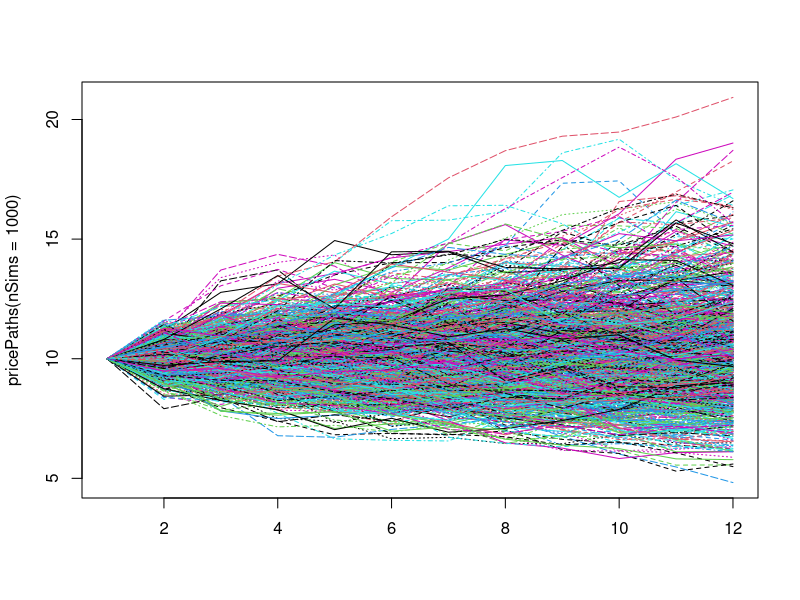

Write the R code that produced this figure.
pricePaths <- function(start = 10,r = 0.03,time = 1,sigma = 0.2,nSims = 1000,nSteps = 11){
  #Generate asset price paths using geometric brownian motion
  Dt = time/(nSteps)
  mat = matrix(rnorm(nSims*nSteps),nrow=nSteps,ncol=nSims)
  mat = exp((r - sigma^2/2)*Dt + sigma*sqrt(Dt)*mat)
  for (i in c(1:nSims)){
    mat[,i] = cumprod(mat[,i])
  }
  mat <- mat*10
  mat <- rbind(rep(start, nSims),mat)
  return(mat)
}

#plot price paths
matplot(pricePaths(nSims = 1000), type = "l")
